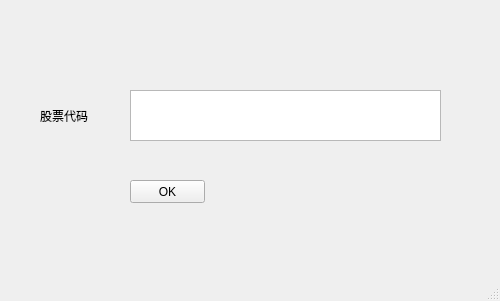
<?xml version="1.0" encoding="UTF-8"?>
<ui version="4.0">
 <class>MainWindow</class>
 <widget class="QMainWindow" name="MainWindow">
  <property name="geometry">
   <rect>
    <x>0</x>
    <y>0</y>
    <width>500</width>
    <height>301</height>
   </rect>
  </property>
  <property name="windowTitle">
   <string>MainWindow</string>
  </property>
  <widget class="QWidget" name="centralwidget">
   <widget class="QPushButton" name="pushButton">
    <property name="geometry">
     <rect>
      <x>130</x>
      <y>180</y>
      <width>75</width>
      <height>23</height>
     </rect>
    </property>
    <property name="text">
     <string>OK</string>
    </property>
   </widget>
   <widget class="QTextEdit" name="textEdit">
    <property name="geometry">
     <rect>
      <x>130</x>
      <y>90</y>
      <width>311</width>
      <height>51</height>
     </rect>
    </property>
   </widget>
   <widget class="QLabel" name="label">
    <property name="geometry">
     <rect>
      <x>40</x>
      <y>110</y>
      <width>54</width>
      <height>12</height>
     </rect>
    </property>
    <property name="text">
     <string>股票代码</string>
    </property>
   </widget>
  </widget>
  <widget class="QMenuBar" name="menubar">
   <property name="geometry">
    <rect>
     <x>0</x>
     <y>0</y>
     <width>500</width>
     <height>23</height>
    </rect>
   </property>
  </widget>
  <widget class="QStatusBar" name="statusbar"/>
 </widget>
 <resources/>
 <connections>
  <connection>
   <sender>pushButton</sender>
   <signal>clicked()</signal>
   <receiver>MainWindow</receiver>
   <slot>button_clicked()</slot>
   <hints>
    <hint type="sourcelabel">
     <x>192</x>
     <y>217</y>
    </hint>
    <hint type="destinationlabel">
     <x>316</x>
     <y>224</y>
    </hint>
   </hints>
  </connection>
 </connections>
 <slots>
  <slot>button_clicked()</slot>
 </slots>
</ui>
